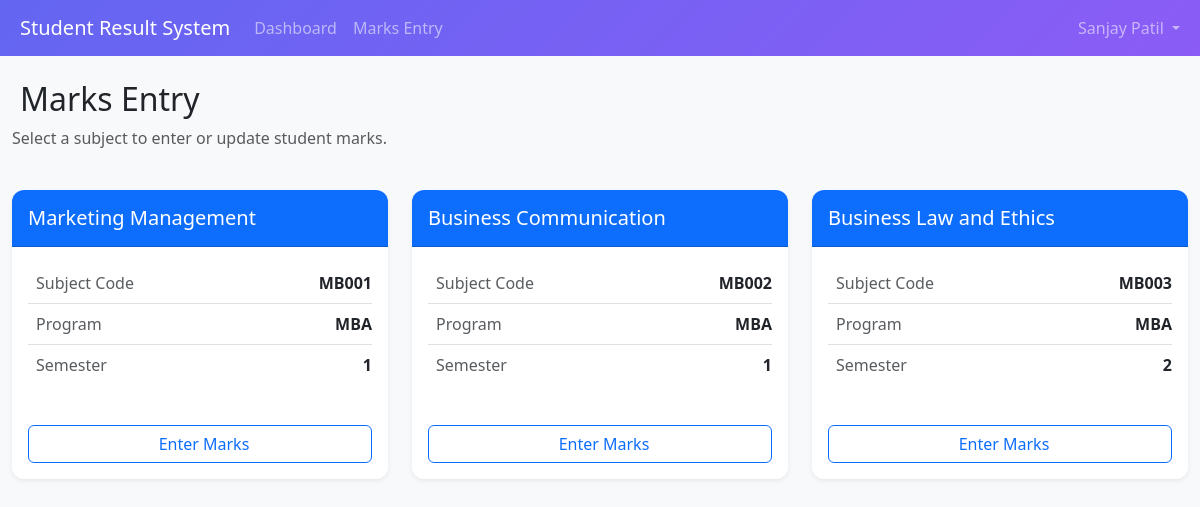
Page /teachers/marks-entry/ (signed in) on the committed database.
### accounts/models.py (models this page shows, shortened)
class User(AbstractUser):
    ROLE_CHOICES = (
        ('admin', 'Admin'),
        ('teacher', 'Teacher'),
        ('student', 'Student'),
    )
    role = models.CharField(
        max_length=10,
        choices=ROLE_CHOICES,
        default='student'
    )
    phone_regex = RegexValidator(
        regex=r'^\+?1?\d{9,15}$',
        message="Phone number must be entered in the format: '+999999999'. Up to 15 digits allowed."
    )
    phone = models.CharField(
        validators=[phone_regex],
        max_length=17,
        blank=True,
        null=True
    )
    profile_picture = models.ImageField(
        upload_to='profiles/',
        blank=True,
        null=True,
        default='profiles/default.png'
    )
    address = models.TextField(blank=True, null=True)
    date_of_birth = models.DateField(blank=True, null=True)
    created_at = models.DateTimeField(auto_now_add=True)
    updated_at = models.DateTimeField(auto_now=True)
    is_verified = models.BooleanField(default=True)
    last_login_ip = models.GenericIPAddressField(blank=True, null=True)
    class Meta:
        db_table = 'users'
        ordering = ['-created_at']
    def get_full_name(self):
        full_name = f"{self.first_name} {self.last_name}"
        return full_name.strip() or self.username
    @property
    def is_admin(self):
        return self.role == 'admin'
    @property
    def is_teacher(self):
        return self.role == 'teacher'

### courses/models.py (models this page shows, shortened)
class Subject(models.Model):
    program = models.ForeignKey(Program, on_delete=models.CASCADE, related_name='subjects')
    code = models.CharField(max_length=20, unique=True)
    name = models.CharField(max_length=200)
    semester = models.IntegerField()
    credits = models.IntegerField()
    max_marks = models.IntegerField(default=100)
    passing_marks = models.IntegerField(default=40)
    is_active = models.BooleanField(default=True)
    class Meta:
        db_table = 'subjects'
        ordering = ['semester', 'code']

class Program(models.Model):
    name = models.CharField(max_length=50, unique=True)
    duration_years = models.IntegerField(default=2)
    total_semesters = models.IntegerField(default=4)
    description = models.TextField(blank=True)
    is_active = models.BooleanField(default=True)
    created_at = models.DateTimeField(auto_now_add=True)
    class Meta:
        db_table = 'programs'

### teachers/views.py (the view)
# urls.py: path('marks-entry/', views.marks_entry_subject_list, name='marks_entry_subject_list'),
@login_required
@user_passes_test(is_teacher)
def marks_entry_subject_list(request):
    teacher = request.user.teacher_profile
    subjects = teacher.subjects.all()
    return render(request, 'teachers/subject_list.html', {
        'subjects': subjects
    })

### teachers/views.py (called while the page is built)
def is_teacher(user):
    return user.role == 'teacher'

### teachers/templates/teachers/subject_list.html (shortened to what this page needs)
{% extends 'base.html' %}
{% load static %}
{% block content %}
<div class="container-fluid py-4">
    <div class="row mb-4">
        <div class="col">
            <h2>Marks Entry</h2>
            <p class="text-muted">Select a subject to enter or update student marks.</p>
        </div>
    </div>
    <div class="row g-4">
        {% for subject in subjects %}
        <div class="col-md-4">
            <div class="card shadow-sm h-100 border-0" style="border-radius: 12px; overflow: hidden;">
                <div class="card-header bg-primary text-white py-3">
                    <h5 class="mb-0">{{ subject.name }}</h5>
                </div>
                <div class="card-body">
                    <ul class="list-group list-group-flush mb-3">
                        <li class="list-group-item px-0 d-flex justify-content-between align-items-center">
                            <span class="text-muted">Subject Code</span>
                            <strong>{{ subject.code }}</strong>
                        </li>
                        <li class="list-group-item px-0 d-flex justify-content-between align-items-center">
                            <span class="text-muted">Program</span>
                            <strong>{{ subject.program.name }}</strong>
                        </li>
                        <li class="list-group-item px-0 d-flex justify-content-between align-items-center">
                            <span class="text-muted">Semester</span>
                            <strong>{{ subject.semester }}</strong>
                        </li>
                    </ul>
                </div>
                <div class="card-footer bg-white border-top-0 pb-3">
                    <a href="{% url 'marks_entry' subject.id %}" class="btn btn-outline-primary w-100">
                        Enter Marks
                    </a>
                </div>
            </div>
        </div>
        {% endfor %}
    </div>
</div>
{% endblock %}

### templates/navbar.html (shortened to what this page needs)
<nav class="navbar navbar-expand-lg navbar-dark" style="background: linear-gradient(135deg, #6366f1 0%, #8b5cf6 100%);">
    <div class="container-fluid">
        <a class="navbar-brand" href="{% url 'redirect_dashboard' %}">
            Student Result System
        </a>
        <div class="collapse navbar-collapse" id="navbarNav">
            <ul class="navbar-nav me-auto">
                {% if user.is_admin %}
                    <li class="nav-item">
                        <a class="nav-link" href="{% url 'admin_dashboard' %}">Dashboard</a>
                    </li>
                    <li class="nav-item">
                        <a class="nav-link" href="{% url 'student_list' %}">Students</a>
                    </li>
                    <li class="nav-item">
                        <a class="nav-link" href="{% url 'teacher_list' %}">Teachers</a>
                    </li>
                    <li class="nav-item">
                        <a class="nav-link" href="{% url 'program_list' %}">Programs</a>
                    </li>
                    <li class="nav-item">
                        <a class="nav-link" href="{% url 'subject_list' %}">Subjects</a>
                    </li>
                    <li class="nav-item">
                        <a class="nav-link" href="{% url 'user_list' %}">Users</a>
                    </li>
                {% elif user.is_teacher %}
                    <li class="nav-item">
                        <a class="nav-link" href="{% url 'teacher_dashboard' %}">Dashboard</a>
                    </li>
                    <li class="nav-item">
                        <a class="nav-link" href="{% url 'marks_entry_subject_list' %}">Marks Entry</a>
                    </li>
                {% endif %}
            </ul>
            <ul class="navbar-nav">
                <li class="nav-item dropdown">
                    <a class="nav-link dropdown-toggle" href="#" id="userDropdown" role="button" data-bs-toggle="dropdown">
                        {{ user.get_full_name }}
                    </a>
                </li>
            </ul>
        </div>
    </div>
</nav>

### static/css/custom.css (style rules this page uses)
:root { --primary-color: #6366f1; --secondary-color: #8b5cf6; --dark-bg: #1e1b4b; --light-bg: #f8f9fa; }
body { font-family: 'Segoe UI', Tahoma, Geneva, Verdana, sans-serif; background-color: var(--light-bg); }
.navbar { background: linear-gradient(135deg, var(--primary-color) 0%, var(--secondary-color) 100%); }
.card { border: none; border-radius: 12px; box-shadow: 0 2px 10px rgba(0,0,0,0.1); transition: transform 0.3s ease; }

### rows in the picture
User: get_full_name "Sanjay Patil"
Subject: name "Marketing Management", code "MB001", program.name "MBA", semester "1"
Subject: name "Business Communication", code "MB002", program.name "MBA", semester "1"
Subject: name "Business Law and Ethics", code "MB003", program.name "MBA", semester "2"
